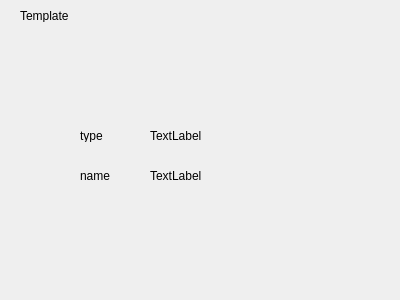
<?xml version="1.0" encoding="UTF-8"?>
<ui version="4.0">
 <class>IDBTemplate</class>
 <widget class="QWidget" name="IDBTemplate">
  <property name="geometry">
   <rect>
    <x>0</x>
    <y>0</y>
    <width>400</width>
    <height>300</height>
   </rect>
  </property>
  <property name="windowTitle">
   <string>Form</string>
  </property>
  <widget class="QLabel" name="label">
   <property name="geometry">
    <rect>
     <x>20</x>
     <y>10</y>
     <width>54</width>
     <height>12</height>
    </rect>
   </property>
   <property name="text">
    <string>Template</string>
   </property>
  </widget>
  <widget class="QLabel" name="label_2">
   <property name="geometry">
    <rect>
     <x>80</x>
     <y>170</y>
     <width>54</width>
     <height>12</height>
    </rect>
   </property>
   <property name="text">
    <string>name</string>
   </property>
  </widget>
  <widget class="QLabel" name="label_3">
   <property name="geometry">
    <rect>
     <x>80</x>
     <y>130</y>
     <width>54</width>
     <height>12</height>
    </rect>
   </property>
   <property name="text">
    <string>type</string>
   </property>
  </widget>
  <widget class="QLabel" name="typeLabel">
   <property name="geometry">
    <rect>
     <x>150</x>
     <y>130</y>
     <width>54</width>
     <height>12</height>
    </rect>
   </property>
   <property name="text">
    <string>TextLabel</string>
   </property>
  </widget>
  <widget class="QLabel" name="nameLabel">
   <property name="geometry">
    <rect>
     <x>150</x>
     <y>170</y>
     <width>54</width>
     <height>12</height>
    </rect>
   </property>
   <property name="text">
    <string>TextLabel</string>
   </property>
  </widget>
 </widget>
 <resources/>
 <connections/>
</ui>
